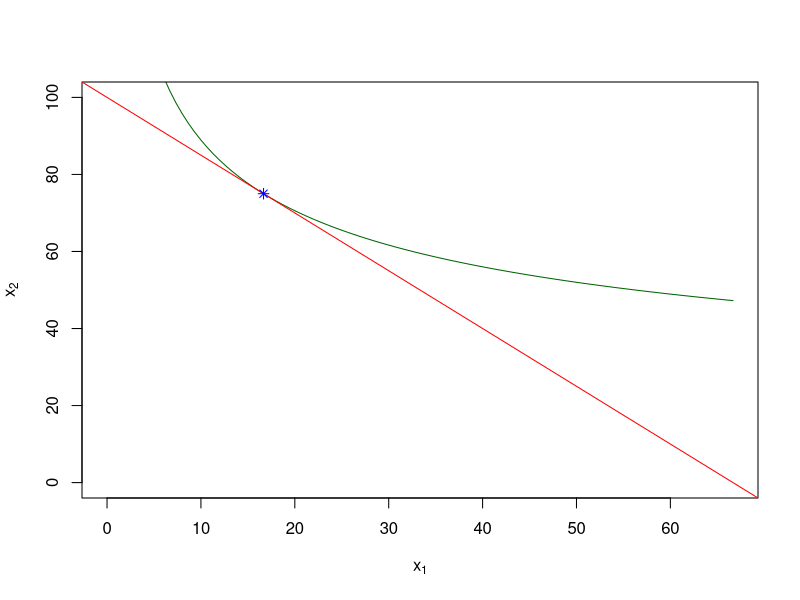

Write R code to recreate this figure.
## ---- chunk 1
knitr::opts_chunk$set(echo = TRUE, warning = FALSE, message = FALSE)
## ---- chunk 2
library(Deriv)
L <- 'x_1^(alpha) * x_2^(1-alpha) + lambda*(I - p_1*x_1 - p_2*x_2)'
(fml <- c(Deriv(L, 'x_1'), Deriv(L, 'x_2'), Deriv(L, 'lambda')))
## ---- chunk 3
fmlrmd <- gsub('(\\d*\\.\\d*)', '{\\1}', fml)
fmlrmd <- gsub('(\\(.)', '{\\1', fmlrmd)
fmlrmd <- gsub('(.))', '\\1)}', fmlrmd)
fmlrmd <- gsub('(\\))($)', '\\1)}\\2', fmlrmd)
fmlrmd <- gsub('\\*', '', fmlrmd)
fmlrmd <- gsub('alpha', '\\\\alpha', fmlrmd)
(fmlrmd <- gsub('lambda', '\\\\lambda', fmlrmd))
## ---- chunk 4
mu1 <- gsub('( - lambda)(.*)', '', fml[1])
mu2 <- gsub('( - lambda)(.*)', '', fml[2])
mrs <- paste0('(', mu1, ')', '/', '(', mu2, ')')
(mrs <- Simplify(mrs))
## ---- chunk 5
mrsrmd <- gsub('(\\d*\\.\\d*)', '{\\1}', mrs)
mrsrmd <- gsub('(\\(.)', '{\\1', mrsrmd)
mrsrmd <- gsub('(.))', '\\1)}', mrsrmd)
mrsrmd <- gsub('(\\))($)', '\\1}\\2', mrsrmd)
mrsrmd <- gsub('\\*', '', mrsrmd)
mrsrmd <- gsub('alpha', '\\\\alpha', mrsrmd)
(mrsrmd <- gsub('lambda', '\\\\lambda', mrsrmd))
## ---- chunk 6
d1 <- 'alpha * I/p_1'
d.d1 <- c(Deriv(d1, 'alpha'), Deriv(d1, 'I'), Deriv(d1, 'p_1'))

## ---- chunk 7
L <- 'x_1^(0.25) * x_2^(0.75) + lambda*(100 - 1.5*x_1 - x_2)'
fml <- c(Deriv(L, 'x_1'), Deriv(L, 'x_2'), Deriv(L, 'lambda'))
fmlrmd <- gsub('(\\d*\\.\\d*)', '{\\1}', fml)
fmlrmd <- gsub('(\\(.)', '{\\1', fmlrmd)
fmlrmd <- gsub('(.))', '\\1)}', fmlrmd)
fmlrmd <- gsub('\\*', '', fmlrmd)
fmlrmd <- gsub('alpha', '\\\\alpha', fmlrmd)
fmlrmd <- gsub('lambda', '\\\\lambda', fmlrmd)
mu1 <- gsub('( - lambda)(.*)', '', fml[1])
mu2 <- gsub('( - lambda)(.*)', '', fml[2])
mrs <- paste0('(', mu1, ')', '/', '(', mu2, ')')
mrs <- Simplify(mrs)
mrsrmd <- gsub('(\\d*\\.\\d*)', '{\\1}', mrs)
mrsrmd <- gsub('(\\(.)', '{\\1', mrsrmd)
mrsrmd <- gsub('(.))', '\\1)}', mrsrmd)
mrsrmd <- gsub('\\*', '', mrsrmd)
mrsrmd <- gsub('alpha', '\\\\alpha', mrsrmd)
mrsrmd <- gsub('lambda', '\\\\lambda', mrsrmd)
## ---- chunk 8
u <- function(x) {
  x[1] ^ (alpha) * x[2] ^ (1 - alpha)
}
alpha = 0.25
p_1 = 1.5
p_2 = 1
I = 100
equilibrium <-
  constrOptim(
    c(0.01, 0.01),
    u,
    NULL,
    ui = c(-p_1,-p_2),
    ci = c(-I),
    control = list(fnscale = -1)
  )
equilibrium$lambda <-
  alpha * equilibrium$par[1] ^ (alpha - 1) * equilibrium$par[2] ^ (1 - alpha) / p_1
equilibrium[c(1, 2, 8)]
## ---- chunk 9
curve(
  equilibrium$value ^ (1 / (1 - alpha)) / (x ^ (alpha / (1 - alpha))),
  0,
  I / p_1,
  xlab = expression(x[1]), 
  ylab = expression(x[2]),
  xlim = c(0, I / p_1),
  ylim = c(0, I / p_2),
  col = 'dark green'
)
abline(
  I / p_2,
  -p_1 / p_2,
  col = 'red'
)
points(equilibrium$par[1],
       equilibrium$par[2],
       col = 'blue',
       pch = 8)

